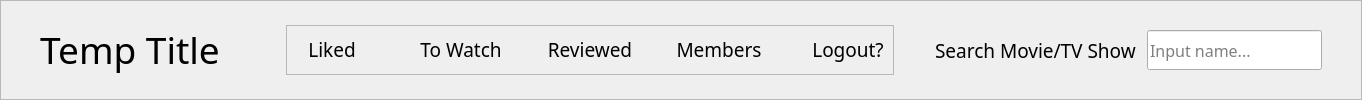
         <widget class="QFrame" name="header_frame">
          <property name="minimumSize">
           <size>
            <width>0</width>
            <height>75</height>
           </size>
          </property>
          <property name="maximumSize">
           <size>
            <width>16777215</width>
            <height>100</height>
           </size>
          </property>
          <property name="styleSheet">
           <string notr="true"/>
          </property>
          <property name="frameShape">
           <enum>QFrame::StyledPanel</enum>
          </property>
          <property name="frameShadow">
           <enum>QFrame::Raised</enum>
          </property>
          <layout class="QHBoxLayout" name="horizontalLayout_3">
           <property name="leftMargin">
            <number>9</number>
           </property>
           <property name="topMargin">
            <number>0</number>
           </property>
           <property name="rightMargin">
            <number>9</number>
           </property>
           <property name="bottomMargin">
            <number>0</number>
           </property>
           <item>
            <spacer name="hs_9">
             <property name="orientation">
              <enum>Qt::Horizontal</enum>
             </property>
             <property name="sizeType">
              <enum>QSizePolicy::Fixed</enum>
             </property>
             <property name="sizeHint" stdset="0">
              <size>
               <width>20</width>
               <height>20</height>
              </size>
             </property>
            </spacer>
           </item>
           <item>
            <widget class="QPushButton" name="app_title_button">
             <property name="minimumSize">
              <size>
               <width>200</width>
               <height>0</height>
              </size>
             </property>
             <property name="font">
              <font>
               <family>Oswald</family>
               <pointsize>28</pointsize>
              </font>
             </property>
             <property name="cursor">
              <cursorShape>PointingHandCursor</cursorShape>
             </property>
             <property name="styleSheet">
              <string notr="true"/>
             </property>
             <property name="text">
              <string>Temp Title</string>
             </property>
             <property name="flat">
              <bool>true</bool>
             </property>
            </widget>
           </item>
           <item>
            <spacer name="hs_15">
             <property name="orientation">
              <enum>Qt::Horizontal</enum>
             </property>
             <property name="sizeType">
              <enum>QSizePolicy::Fixed</enum>
             </property>
             <property name="sizeHint" stdset="0">
              <size>
               <width>30</width>
               <height>20</height>
              </size>
             </property>
            </spacer>
           </item>
           <item>
            <spacer name="hs_10">
             <property name="orientation">
              <enum>Qt::Horizontal</enum>
             </property>
             <property name="sizeType">
              <enum>QSizePolicy::Expanding</enum>
             </property>
             <property name="sizeHint" stdset="0">
              <size>
               <width>20</width>
               <height>20</height>
              </size>
             </property>
            </spacer>
           </item>
           <item>
            <widget class="QFrame" name="buttons_frame">
             <property name="minimumSize">
              <size>
               <width>500</width>
               <height>0</height>
              </size>
             </property>
             <property name="maximumSize">
              <size>
               <width>16777215</width>
               <height>50</height>
              </size>
             </property>
             <property name="frameShape">
              <enum>QFrame::StyledPanel</enum>
             </property>
             <property name="frameShadow">
              <enum>QFrame::Raised</enum>
             </property>
             <layout class="QHBoxLayout" name="horizontalLayout_4">
              <property name="spacing">
               <number>9</number>
              </property>
              <property name="leftMargin">
               <number>0</number>
              </property>
              <property name="topMargin">
               <number>0</number>
              </property>
              <property name="rightMargin">
               <number>0</number>
              </property>
              <property name="bottomMargin">
               <number>0</number>
              </property>
              <item>
               <widget class="QPushButton" name="liked_button">
                <property name="minimumSize">
                 <size>
                  <width>90</width>
                  <height>0</height>
                 </size>
                </property>
                <property name="maximumSize">
                 <size>
                  <width>90</width>
                  <height>16777215</height>
                 </size>
                </property>
                <property name="font">
                 <font>
                  <family>Oswald</family>
                  <pointsize>14</pointsize>
                 </font>
                </property>
                <property name="cursor">
                 <cursorShape>PointingHandCursor</cursorShape>
                </property>
                <property name="styleSheet">
                 <string notr="true"/>
                </property>
                <property name="text">
                 <string>Liked</string>
                </property>
                <property name="flat">
                 <bool>true</bool>
                </property>
               </widget>
              </item>
              <item>
               <spacer name="hs_5">
                <property name="orientation">
                 <enum>Qt::Horizontal</enum>
                </property>
                <property name="sizeType">
                 <enum>QSizePolicy::Maximum</enum>
                </property>
                <property name="sizeHint" stdset="0">
                 <size>
                  <width>30</width>
                  <height>20</height>
                 </size>
                </property>
               </spacer>
              </item>
              <item>
               <widget class="QPushButton" name="to_watch_button">
                <property name="minimumSize">
                 <size>
                  <width>90</width>
                  <height>0</height>
                 </size>
                </property>
                <property name="maximumSize">
                 <size>
                  <width>90</width>
                  <height>16777215</height>
                 </size>
                </property>
                <property name="font">
                 <font>
                  <family>Oswald</family>
                  <pointsize>14</pointsize>
                 </font>
                </property>
                <property name="cursor">
                 <cursorShape>PointingHandCursor</cursorShape>
                </property>
                <property name="styleSheet">
                 <string notr="true"/>
                </property>
                <property name="text">
                 <string>To Watch</string>
                </property>
                <property name="flat">
                 <bool>true</bool>
                </property>
               </widget>
              </item>
              <item>
               <spacer name="hs_8">
                <property name="orientation">
                 <enum>Qt::Horizontal</enum>
                </property>
                <property name="sizeType">
                 <enum>QSizePolicy::Maximum</enum>
                </property>
                <property name="sizeHint" stdset="0">
                 <size>
                  <width>30</width>
                  <height>20</height>
                 </size>
                </property>
               </spacer>
              </item>
              <item>
               <widget class="QPushButton" name="reviewed_button">
                <property name="minimumSize">
                 <size>
                  <width>90</width>
                  <height>0</height>
                 </size>
                </property>
                <property name="maximumSize">
                 <size>
                  <width>90</width>
                  <height>16777215</height>
                 </size>
                </property>
                <property name="font">
                 <font>
                  <family>Oswald</family>
                  <pointsize>14</pointsize>
                 </font>
                </property>
                <property name="cursor">
                 <cursorShape>PointingHandCursor</cursorShape>
                </property>
                <property name="styleSheet">
                 <string notr="true"/>
                </property>
                <property name="text">
                 <string>Reviewed</string>
                </property>
                <property name="default">
                 <bool>false</bool>
                </property>
                <property name="flat">
                 <bool>true</bool>
                </property>
               </widget>
              </item>
              <item>
               <spacer name="hs_7">
                <property name="orientation">
                 <enum>Qt::Horizontal</enum>
                </property>
                <property name="sizeType">
                 <enum>QSizePolicy::Maximum</enum>
                </property>
                <property name="sizeHint" stdset="0">
                 <size>
                  <width>30</width>
                  <height>20</height>
                 </size>
                </property>
               </spacer>
              </item>
              <item>
               <widget class="QPushButton" name="members_button">
                <property name="minimumSize">
                 <size>
                  <width>90</width>
                  <height>0</height>
                 </size>
                </property>
                <property name="maximumSize">
                 <size>
                  <width>90</width>
                  <height>16777215</height>
                 </size>
                </property>
                <property name="font">
                 <font>
                  <family>Oswald</family>
                  <pointsize>14</pointsize>
                 </font>
                </property>
                <property name="cursor">
                 <cursorShape>PointingHandCursor</cursorShape>
                </property>
                <property name="styleSheet">
                 <string notr="true"/>
                </property>
                <property name="text">
                 <string>Members</string>
                </property>
                <property name="flat">
                 <bool>true</bool>
                </property>
               </widget>
              </item>
              <item>
               <spacer name="hs_6">
                <property name="orientation">
                 <enum>Qt::Horizontal</enum>
                </property>
                <property name="sizeType">
                 <enum>QSizePolicy::Maximum</enum>
                </property>
                <property name="sizeHint" stdset="0">
                 <size>
                  <width>30</width>
                  <height>20</height>
                 </size>
                </property>
               </spacer>
              </item>
              <item>
               <widget class="QPushButton" name="logout_button">
                <property name="minimumSize">
                 <size>
                  <width>90</width>
                  <height>0</height>
                 </size>
                </property>
                <property name="maximumSize">
                 <size>
                  <width>90</width>
                  <height>16777215</height>
                 </size>
                </property>
                <property name="font">
                 <font>
                  <family>Oswald</family>
                  <pointsize>14</pointsize>
                 </font>
                </property>
                <property name="cursor">
                 <cursorShape>PointingHandCursor</cursorShape>
                </property>
                <property name="styleSheet">
                 <string notr="true"/>
                </property>
                <property name="text">
                 <string>Logout?</string>
                </property>
                <property name="flat">
                 <bool>true</bool>
                </property>
               </widget>
              </item>
             </layout>
            </widget>
           </item>
           <item>
            <spacer name="hs_12">
             <property name="orientation">
              <enum>Qt::Horizontal</enum>
             </property>
             <property name="sizeType">
              <enum>QSizePolicy::Expanding</enum>
             </property>
             <property name="sizeHint" stdset="0">
              <size>
               <width>20</width>
               <height>20</height>
              </size>
             </property>
            </spacer>
           </item>
           <item>
            <spacer name="hs_16">
             <property name="orientation">
              <enum>Qt::Horizontal</enum>
             </property>
             <property name="sizeType">
              <enum>QSizePolicy::Fixed</enum>
             </property>
             <property name="sizeHint" stdset="0">
              <size>
               <width>15</width>
               <height>20</height>
              </size>
             </property>
            </spacer>
           </item>
           <item>
            <widget class="QLabel" name="search_title_label">
             <property name="font">
              <font>
               <family>Oswald</family>
               <pointsize>14</pointsize>
              </font>
             </property>
             <property name="text">
              <string>Search Movie/TV Show </string>
             </property>
            </widget>
           </item>
           <item>
            <widget class="QLineEdit" name="search_title_line_edit">
             <property name="minimumSize">
              <size>
               <width>175</width>
               <height>40</height>
              </size>
             </property>
             <property name="maximumSize">
              <size>
               <width>175</width>
               <height>40</height>
              </size>
             </property>
             <property name="font">
              <font>
               <family>Oswald</family>
               <pointsize>12</pointsize>
              </font>
             </property>
             <property name="text">
              <string/>
             </property>
             <property name="placeholderText">
              <string>Input name...</string>
             </property>
            </widget>
           </item>
           <item>
            <spacer name="hs_24">
             <property name="orientation">
              <enum>Qt::Horizontal</enum>
             </property>
             <property name="sizeType">
              <enum>QSizePolicy::Fixed</enum>
             </property>
             <property name="sizeHint" stdset="0">
              <size>
               <width>10</width>
               <height>20</height>
              </size>
             </property>
            </spacer>
           </item>
           <item>
            <spacer name="hs_11">
             <property name="orientation">
              <enum>Qt::Horizontal</enum>
             </property>
             <property name="sizeType">
              <enum>QSizePolicy::Maximum</enum>
             </property>
             <property name="sizeHint" stdset="0">
              <size>
               <width>20</width>
               <height>20</height>
              </size>
             </property>
            </spacer>
           </item>
          </layout>
         </widget>
